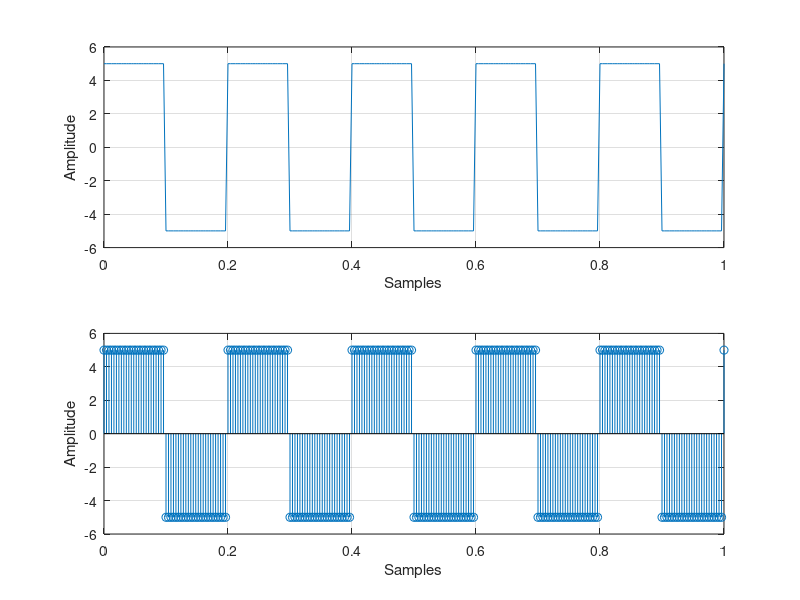

The MATLAB source for this figure:
clc;
clf;
close all;
clear all;
am=input('Enter amplitude: ');
fm=input('Enter frequency: ');
cyc=input('Enter no: of Cycles: ');
t=0:(1/(50*fm)):(cyc/fm);
amp=am*square(2*pi*fm*t);
subplot(211);
plot(t,amp);
grid on;
xlabel('Samples');
ylabel('Amplitude');
subplot(212);
stem(t,amp);
grid on;
xlabel('Samples');
ylabel('Amplitude');